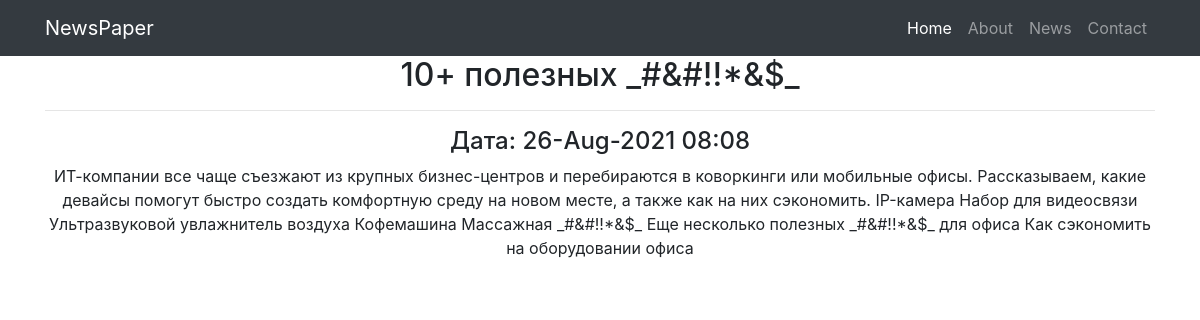
The page /news/2 on the database its author committed.
### myapp/models.py (models this page shows, shortened)
class Post(models.Model):
    author = models.ForeignKey(Author, on_delete= models.CASCADE)
    NEWS = 'NW'
    ARTICLE = 'AR'
    CATEGORY_CHOICE = (
        (NEWS, 'Новость'),
        (ARTICLE, 'Статья'),
    )
    categoryType = models.CharField(max_length=2,choices= CATEGORY_CHOICE, default= ARTICLE)
    dateCreation = models.DateTimeField(auto_now_add= True)
    postCategory = models.ManyToManyField(Category, through='PostCategory')
    title = models.CharField(max_length=128)
    text = models.TextField()
    rating = models.SmallIntegerField(default=0)

### myapp/views.py (the view)
# urls.py: path('<int:pk>', PostDetail.as_view()),
class PostDetail(DetailView):
    model = Post
    template_name = 'post.html'
    context_object_name = 'post'

### myapp/templatetags/custom_filters.py (called while the page is built)
@register.filter(name='censor')
def censor(value):
    cens_words = [
        'сторис',
        'подушка',
        'вещей',
        'Джо',
    ]
    for word in cens_words:
        if word in value:
            value = value.replace(word, '_#&#!!*&$_')
    return value

### templates/post.html (shortened to what this page needs)
{% extends 'flatpages/default.html' %}
{% load custom_filters %}
{% block content %}
<h2>{{ post.title|censor }}</h2>  <hr>
<h4>Дата: {{ post.dateCreation|date:'d-M-Y h:m' }}</h4>
{{ post.text|censor }}
{% endblock content %}

### rows shown on the page
Post: title|censor "10+ полезных _#&#!!*&$_", dateCreation "26-Aug-2021 08:08", text|censor "ИТ-компании все чаще съезжают из крупных бизнес-центров и перебираются в коворкинги или мобильные офисы. Рассказываем, какие девайсы помогут быстро создать комфортную среду на новом месте, а также как на них сэкономить. IP-камера Набор для видеосвязи Ультразвуковой увлажнитель воздуха Кофемашина Массажная _#&#!!*&$_ Еще несколько полезных _#&#!!*&$_ для офиса Как сэкономить на оборудовании офиса"
